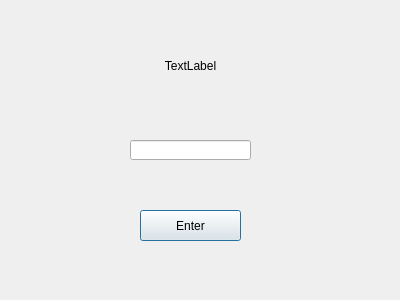
<?xml version="1.0" encoding="UTF-8"?>
<ui version="4.0">
 <class>wincondition</class>
 <widget class="QDialog" name="wincondition">
  <property name="geometry">
   <rect>
    <x>0</x>
    <y>0</y>
    <width>400</width>
    <height>300</height>
   </rect>
  </property>
  <property name="windowTitle">
   <string>Dialog</string>
  </property>
  <widget class="QLabel" name="Text">
   <property name="geometry">
    <rect>
     <x>20</x>
     <y>10</y>
     <width>341</width>
     <height>111</height>
    </rect>
   </property>
   <property name="text">
    <string>TextLabel</string>
   </property>
   <property name="alignment">
    <set>Qt::AlignCenter</set>
   </property>
  </widget>
  <widget class="QPushButton" name="Win_Button">
   <property name="geometry">
    <rect>
     <x>140</x>
     <y>210</y>
     <width>101</width>
     <height>31</height>
    </rect>
   </property>
   <property name="text">
    <string>Enter</string>
   </property>
  </widget>
  <widget class="QLineEdit" name="Win">
   <property name="geometry">
    <rect>
     <x>130</x>
     <y>140</y>
     <width>121</width>
     <height>20</height>
    </rect>
   </property>
  </widget>
 </widget>
 <resources/>
 <connections/>
</ui>
